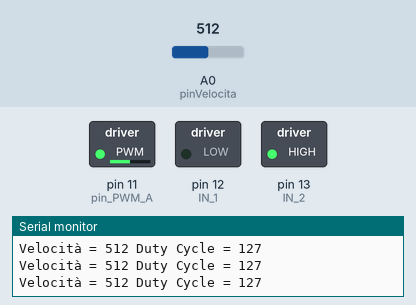
Bench run of a sketch on a simulated Arduino Uno, built with avr-gcc and run on an emulated ATmega328P. On the bench: switched loads named in the sketch (green lamp = pin HIGH), the last lines printed to the serial monitor. The inputs (shaded band) are chosen by the test bench; at power-on: A0 (pinVelocita) = 512.

Above: at 1.2 s.
1.3 s: A0 (pinVelocita) set to 409
At 2.5 s:
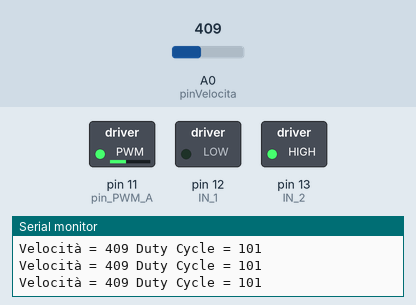
4.3 s: A0 (pinVelocita) set to 392
At 5.0 s:
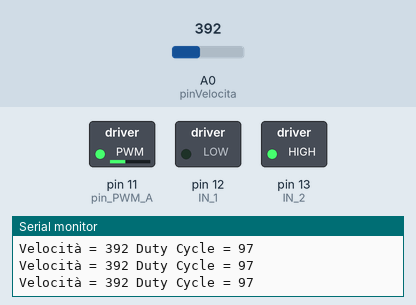
5.8 s: A0 (pinVelocita) set to 716
At 6.5 s:
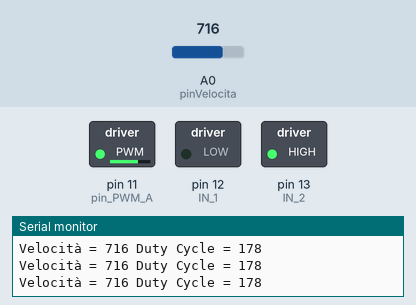
7.3 s: A0 (pinVelocita) set to 989
At 8.3 s:
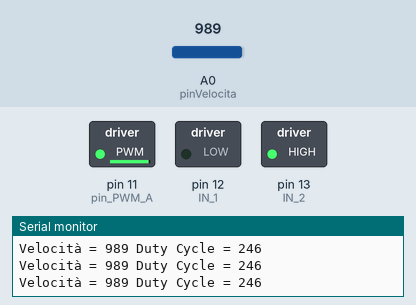
8.8 s: A0 (pinVelocita) set to 1007
At 10.2 s:
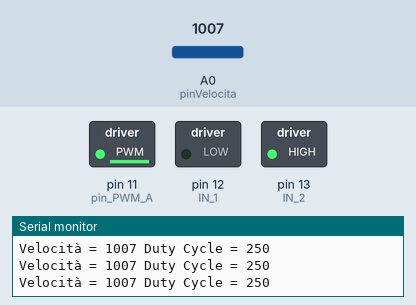
11.8 s: A0 (pinVelocita) set to 0
At 13.0 s:
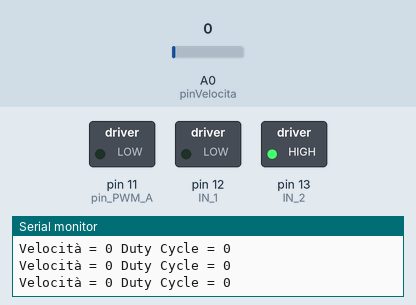
Timing chart, 0 to 14.3 s (numbered marks = the images above; inputs shaded):
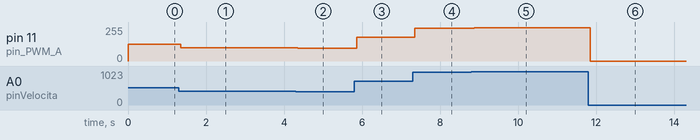

Measured:
- after the input at 1.3 s, pin 11 (pin_PWM_A): 127/255 → 101/255 after 0.05 s
- after the input at 4.3 s, pin 11 (pin_PWM_A): 101/255 → 97/255 after 0.05 s
- after the input at 5.8 s, pin 11 (pin_PWM_A): 97/255 → 178/255 after 0.06 s
- after the input at 7.3 s, pin 11 (pin_PWM_A): 178/255 → 246/255 after 0.05 s
- after the input at 8.8 s, pin 11 (pin_PWM_A): 246/255 → 250/255 after 0.07 s
- after the input at 11.8 s, pin 11 (pin_PWM_A): 250/255 → 0/255 after 0.05 s

The sketch:

controllo_pwm_singolo_motore.ino
```cpp
const int pinVelocita = A0; //pin analogico deputato a leggere i valori del potenziometro
const int IN_1 = 12; // Devono essere complementari per avere la marcia
const int IN_2 = 13; //
const int pin_PWM_A = 11; //pin di controllo della velocità per il motore A

//variabili usate per gestire e mostrare i valori di operaizone
int velocita = 0;  //valore letto dal pin A0
int duty_Cycle = 0;  //valore in uscita dal pin 11

void setup() {
  //inizializzo la comunicazione seriale cosi da mostrare i valori nel Mointor Seriale
  Serial.begin(9600);

  //definisco tipologia pin
  pinMode(pinVelocita, INPUT); //input in quanto legge il valore analogico del pin A0
  pinMode(IN_1, OUTPUT); //output perche' definisce lo stato logico del pin IN1 del modulo L298N
  pinMode(IN_2, OUTPUT); //output perche' definisce lo stato logico del pin IN2 del modulo L298N
  pinMode(pin_PWM_A, OUTPUT);  //output perche' definisce il valore PWM del pin EN1 del modulo L298N

  //pullDown sensore pinAcceleratore
  digitalWrite(pinVelocita, LOW);

  //Sati logici di controllo del modulo
  /*
   inA |   inB  | Evento
  -----|-------|----------------------
  LOW  | LOW   | fermo
  LOW  | HIGH  | Movimento in un senso
  HIGH | LOW   | Movimento senso opposto
  HIGH | HIGH  | Fermo
  */

  digitalWrite(IN_1, LOW);
  digitalWrite(IN_2, HIGH); // Marcia avanti

}


void loop() {

  //leggo la tensione di controllo in ingresso al piedino A0.
  velocita = analogRead(pinVelocita);

  /*
  Il range dei valori analogici e' da 0 a 1023 mentre il range dei valori PWM  e' da 0 a 255
  per mantenere questa proporzionalita' eseguo la mappatura dei valori
  */
   duty_Cycle = map(velocita, 0, 1024, 0, 255);

  //Invio i dati letti al Monitro seriale, cosi da poterli vedere a video
  Serial.print("Velocità = ");
  Serial.print(velocita);
  Serial.print(" Duty Cycle = ");
  Serial.println(duty_Cycle);

  //invio costantemente il valore PWM della potenza in modo da far variare la velocita' del motore in base alla posizione del potenziometro
  analogWrite(pin_PWM_A, duty_Cycle);
}
```
